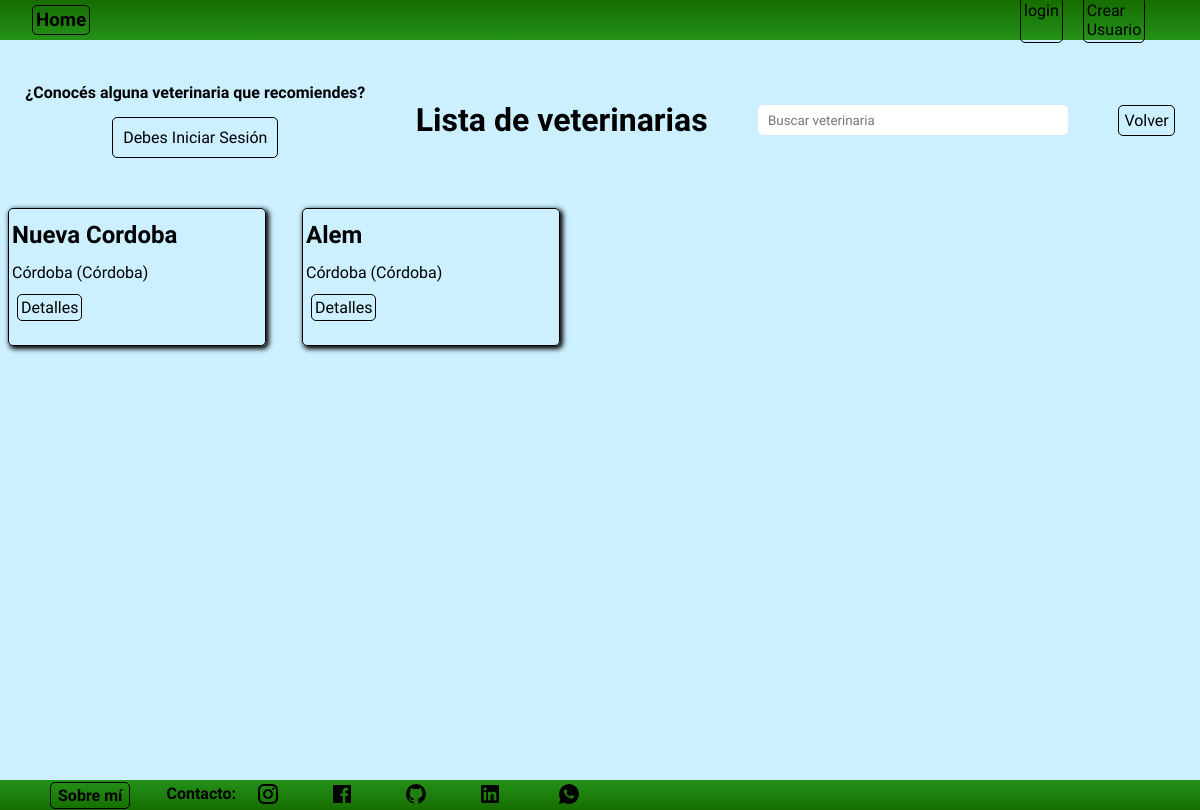
Page /comunidad/comunidad/veterinarias/list on the committed database.
### comunidad/models.py (models this page shows, shortened)
class Veterinarias(models.Model):
    nombre = models.CharField(max_length=100)
    telefono = models.CharField(max_length=15, verbose_name='teléfono')
    direccion = models.CharField(max_length=150, verbose_name='dirección')
    localidad = models.ForeignKey(Localidad, on_delete=models.SET_NULL, null=True,blank=True)
    ubicacion = models.CharField(max_length=250, null=True,blank=True, verbose_name='ubicación')
    foto_referencia = models.ImageField(upload_to='fotos',null=True,blank=True)
    descripcion = models.TextField(null=True,blank=True, verbose_name='descripción')
    usuario = models.ForeignKey(User, on_delete=models.CASCADE)
    class Meta:
        verbose_name = 'Veterinaria'
        verbose_name_plural = 'Veterinarias'

class Localidad(models.Model):
    localidad = models.CharField(max_length=100)
    provincia = models.CharField(max_length=100)
    def __str__(self):
        return f'{self.localidad} ({self.provincia})'
    class Meta:
        verbose_name = 'Localidad'
        verbose_name_plural = 'Localidades'

### comunidad/views.py (the view)
# urls.py: path('comunidad/veterinarias/list', veterinariaslist, name='veterinarias_list'),
def veterinariaslist(request):
    busqueda = request.GET.get("busqueda", None)
    consulta = Veterinarias.objects.all()
    if busqueda:
        consulta = Veterinarias.objects.filter(
            Q(nombre__icontains=busqueda) |
            Q(direccion__icontains=busqueda) |
            Q(localidad__localidad__icontains=busqueda)
            )
        contexto = {
            'veterinarias': consulta,
            'user' : request.user
        }
    else:
        consulta = Veterinarias.objects.all()
        contexto = {
            'veterinarias': consulta,
            'user' : request.user
        }
    return render(request, 'comunidad/veterinarias_list.html', contexto)

### comunidad/templates/comunidad/veterinarias_list.html (shortened to what this page needs)
{% extends 'core/base.html' %}
{% block content %}
    <main class="contenedor">
        <div class="header_lista_veterinarias">
            <h1 class="titulo_veterinarias">Lista de veterinarias</h1>
            <div class="busqueda_veterinarias">
                <form action="{% url 'comunidad:veterinarias_list' %}" method="get">
                    <input type="text" name="busqueda" placeholder="Buscar veterinaria" class="texto_busqueda_control">
                </form>
            </div>
            {% if user.is_authenticated %}
            <div class="contenedor_registrar_veterinaria">
                <p><strong>¿Conocés alguna veterinaria que recomiendes?</strong></p>
                <p class="caja_registrar_veterinaria"><a href="{% url 'comunidad:veterinarias_create' %}" class="registrar_veterinaria">Cargá una veterinaria</a></p>
            </div>
            {% else %}
            <div class="contenedor_registrar_veterinaria">
                <p><strong>¿Conocés alguna veterinaria que recomiendes?</strong></p>
                <p class="caja_registrar_veterinaria"><a href="{% url 'login:index' %}" class="registrar_veterinaria">Debes Iniciar Sesión</a></p>
            </div>
            {% endif %}
            <div class="volver_veterinarias_contenedor">
                <a href="{% url 'comunidad:index' %}" class="volver_mascota">Volver</a>
            </div>
        </div>
        <div class="contenedor_control_list">
            <ul class="veterinarias_list_completo">
                {% for veterinaria in veterinarias %}
                    <div class="control_list">
                        <p class="nombre_control"><strong>{{veterinaria.nombre}}</strong></p>
                        <p class="veterinaria_localidad">{{ veterinaria.localidad}}</p>
                        <div class="crud_mascota">
                            <a href="{% url 'comunidad:veterinarias_detail' veterinaria.id %}" class="control_detalle">Detalles</a>
                        </div>
                    </div>
                {% endfor %}
            </ul>
        </div>
    </main>
{% endblock content %}

### core/static/css/style.css (style rules this page uses)
* { padding: 0; margin: 0; font-family: "Quicksand", sans-serif; }
.contenedor { display: grid; grid-template-columns: repeat(20, 5vw); grid-template-rows: repeat(18, 5vh); min-height: 92.54vh; background-color: rgb(204, 240, 255); width: 100vw; overflow: auto; }
.crud_mascota { grid-row-start: 3; grid-column-start: span 2; justify-content: center; margin-left: 5px; }
.volver_mascota { text-decoration: none; color: black; border: 1px solid black; border-radius: 5px; padding: 5px; transition-duration: .2s; }
.control_detalle { text-decoration: none; color: black; border: .5px solid black ; border-radius: 5px; padding: 3px; transition-duration: .2s; }
.contenedor_control_list { display: grid; grid-template-columns: repeat(7, 1fr); gap: 20px; grid-row-start: 5; grid-row-end: -1; grid-column: 1/-1; overflow: auto; }
.control_list { display: grid; grid-template-rows: 2fr 1fr 1fr 1fr; align-items: center; width: 250px; height: 130px; border: 1px solid black; border-radius: 5px; padding: 3px; margin: .5rem; box-shadow: 2px 2px 5px 1px black; overflow: auto; }
.nombre_control { font-size: 1.5rem; grid-row-start: 1; }
.texto_busqueda_control { border: none; border-radius: 5px; background-color: white; height: 30px; width: 300px; padding-left: 10px; }
.header_lista_veterinarias { grid-column: 1/-1; grid-row: 1/5; display: flex; align-items: center; justify-content: space-around; }
.titulo_veterinarias { font-size: 2rem; order: 2; }
.veterinarias_list_completo { display: grid; grid-template-columns: repeat(6, 1fr); width: 100vw; column-gap: 20px; grid-column-start: span 3; }
.veterinaria_localidad { margin-bottom: 15px; margin-top: 5px; grid-row-start: 2; }
.contenedor_registrar_veterinaria { display: flex; flex-direction: column; row-gap: 15px; justify-content: center; order: 1; }
.caja_registrar_veterinaria { display: flex; justify-content: center; }
.registrar_veterinaria { text-decoration: none; color: black; border: 1px solid black ; border-radius: 5px; padding: 10px; transition-duration: .2s; }
.volver_veterinarias_contenedor { order: 4; align-content: center; }
.busqueda_veterinarias { order: 3; }

### rows in the picture
Veterinarias: nombre "Nueva Cordoba", localidad "Córdoba (Córdoba)"
Veterinarias: nombre "Alem", localidad "Córdoba (Córdoba)"
